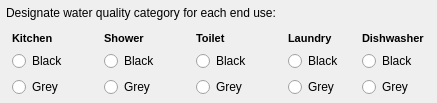
                         <widget class="QWidget" name="res_enduse_wwwidget" native="true">
                          <property name="minimumSize">
                           <size>
                            <width>0</width>
                            <height>0</height>
                           </size>
                          </property>
                          <layout class="QGridLayout" name="gridLayout_11">
                           <property name="leftMargin">
                            <number>6</number>
                           </property>
                           <property name="topMargin">
                            <number>6</number>
                           </property>
                           <property name="rightMargin">
                            <number>6</number>
                           </property>
                           <property name="bottomMargin">
                            <number>6</number>
                           </property>
                           <item row="0" column="0" colspan="3">
                            <widget class="QLabel" name="res_enduse_wwlbl">
                             <property name="whatsThis">
                              <string>Estimate of the annual irrigation volume per hectare</string>
                             </property>
                             <property name="text">
                              <string>Designate water quality category for each end use:</string>
                             </property>
                            </widget>
                           </item>
                           <item row="1" column="0">
                            <widget class="QWidget" name="kitchen_ww" native="true">
                             <layout class="QVBoxLayout" name="verticalLayout_12">
                              <property name="spacing">
                               <number>6</number>
                              </property>
                              <property name="leftMargin">
                               <number>6</number>
                              </property>
                              <property name="topMargin">
                               <number>6</number>
                              </property>
                              <property name="rightMargin">
                               <number>6</number>
                              </property>
                              <property name="bottomMargin">
                               <number>0</number>
                              </property>
                              <item>
                               <widget class="QLabel" name="kitchen_wwlbl">
                                <property name="whatsThis">
                                 <string>Kitchen = kitchen tap, water for cooking and washing up. Demand is calculated from both tap and partly from dishwasher using values from AS6400 unless otherwise customized.</string>
                                </property>
                                <property name="text">
                                 <string>&lt;!DOCTYPE HTML PUBLIC &quot;-//W3C//DTD HTML 4.0//EN&quot; &quot;http://www.w3.org/TR/REC-html40/strict.dtd&quot;&gt;
&lt;html&gt;&lt;head&gt;&lt;meta name=&quot;qrichtext&quot; content=&quot;1&quot; /&gt;&lt;style type=&quot;text/css&quot;&gt;
p, li { white-space: pre-wrap; }
&lt;/style&gt;&lt;/head&gt;&lt;body style=&quot; font-family:'MS Shell Dlg 2'; font-size:8pt; font-weight:400; font-style:normal;&quot;&gt;
&lt;p style=&quot; margin-top:0px; margin-bottom:0px; margin-left:0px; margin-right:0px; -qt-block-indent:0; text-indent:0px;&quot;&gt;&lt;span style=&quot; font-weight:600;&quot;&gt;Kitchen&lt;/span&gt;&lt;/p&gt;&lt;/body&gt;&lt;/html&gt;</string>
                                </property>
                               </widget>
                              </item>
                              <item>
                               <widget class="QRadioButton" name="kitchen_blackradio">
                                <property name="text">
                                 <string>Black</string>
                                </property>
                               </widget>
                              </item>
                              <item>
                               <widget class="QRadioButton" name="kitchen_greyradio">
                                <property name="text">
                                 <string>Grey</string>
                                </property>
                               </widget>
                              </item>
                             </layout>
                            </widget>
                           </item>
                           <item row="1" column="1">
                            <widget class="QWidget" name="shower_ww" native="true">
                             <layout class="QVBoxLayout" name="verticalLayout_13">
                              <property name="spacing">
                               <number>6</number>
                              </property>
                              <property name="leftMargin">
                               <number>6</number>
                              </property>
                              <property name="topMargin">
                               <number>6</number>
                              </property>
                              <property name="rightMargin">
                               <number>6</number>
                              </property>
                              <property name="bottomMargin">
                               <number>0</number>
                              </property>
                              <item>
                               <widget class="QLabel" name="shower_wwlbl">
                                <property name="whatsThis">
                                 <string>Kitchen = kitchen tap, water for cooking and washing up. Demand is calculated from both tap and partly from dishwasher using values from AS6400 unless otherwise customized.</string>
                                </property>
                                <property name="text">
                                 <string>&lt;!DOCTYPE HTML PUBLIC &quot;-//W3C//DTD HTML 4.0//EN&quot; &quot;http://www.w3.org/TR/REC-html40/strict.dtd&quot;&gt;
&lt;html&gt;&lt;head&gt;&lt;meta name=&quot;qrichtext&quot; content=&quot;1&quot; /&gt;&lt;style type=&quot;text/css&quot;&gt;
p, li { white-space: pre-wrap; }
&lt;/style&gt;&lt;/head&gt;&lt;body style=&quot; font-family:'MS Shell Dlg 2'; font-size:8pt; font-weight:400; font-style:normal;&quot;&gt;
&lt;p style=&quot; margin-top:0px; margin-bottom:0px; margin-left:0px; margin-right:0px; -qt-block-indent:0; text-indent:0px;&quot;&gt;&lt;span style=&quot; font-weight:600;&quot;&gt;Shower&lt;/span&gt;&lt;/p&gt;&lt;/body&gt;&lt;/html&gt;</string>
                                </property>
                               </widget>
                              </item>
                              <item>
                               <widget class="QRadioButton" name="shower_blackradio">
                                <property name="text">
                                 <string>Black</string>
                                </property>
                               </widget>
                              </item>
                              <item>
                               <widget class="QRadioButton" name="shower_greyradio">
                                <property name="text">
                                 <string>Grey</string>
                                </property>
                               </widget>
                              </item>
                             </layout>
                            </widget>
                           </item>
                           <item row="1" column="3">
                            <widget class="QWidget" name="laundry_ww" native="true">
                             <layout class="QVBoxLayout" name="verticalLayout_15">
                              <property name="spacing">
                               <number>6</number>
                              </property>
                              <property name="leftMargin">
                               <number>6</number>
                              </property>
                              <property name="topMargin">
                               <number>6</number>
                              </property>
                              <property name="rightMargin">
                               <number>6</number>
                              </property>
                              <property name="bottomMargin">
                               <number>0</number>
                              </property>
                              <item>
                               <widget class="QLabel" name="laundry_wwlbl">
                                <property name="whatsThis">
                                 <string>Kitchen = kitchen tap, water for cooking and washing up. Demand is calculated from both tap and partly from dishwasher using values from AS6400 unless otherwise customized.</string>
                                </property>
                                <property name="text">
                                 <string>&lt;!DOCTYPE HTML PUBLIC &quot;-//W3C//DTD HTML 4.0//EN&quot; &quot;http://www.w3.org/TR/REC-html40/strict.dtd&quot;&gt;
&lt;html&gt;&lt;head&gt;&lt;meta name=&quot;qrichtext&quot; content=&quot;1&quot; /&gt;&lt;style type=&quot;text/css&quot;&gt;
p, li { white-space: pre-wrap; }
&lt;/style&gt;&lt;/head&gt;&lt;body style=&quot; font-family:'MS Shell Dlg 2'; font-size:8pt; font-weight:400; font-style:normal;&quot;&gt;
&lt;p style=&quot; margin-top:0px; margin-bottom:0px; margin-left:0px; margin-right:0px; -qt-block-indent:0; text-indent:0px;&quot;&gt;&lt;span style=&quot; font-weight:600;&quot;&gt;Laundry&lt;/span&gt;&lt;/p&gt;&lt;/body&gt;&lt;/html&gt;</string>
                                </property>
                               </widget>
                              </item>
                              <item>
                               <widget class="QRadioButton" name="laundry_blackradio">
                                <property name="text">
                                 <string>Black</string>
                                </property>
                               </widget>
                              </item>
                              <item>
                               <widget class="QRadioButton" name="laundry_greyradio">
                                <property name="text">
                                 <string>Grey</string>
                                </property>
                               </widget>
                              </item>
                             </layout>
                            </widget>
                           </item>
                           <item row="1" column="2">
                            <widget class="QWidget" name="toilet_ww" native="true">
                             <layout class="QVBoxLayout" name="verticalLayout_14">
                              <property name="spacing">
                               <number>6</number>
                              </property>
                              <property name="leftMargin">
                               <number>6</number>
                              </property>
                              <property name="topMargin">
                               <number>6</number>
                              </property>
                              <property name="rightMargin">
                               <number>6</number>
                              </property>
                              <property name="bottomMargin">
                               <number>0</number>
                              </property>
                              <item>
                               <widget class="QLabel" name="toilet_wwlbl">
                                <property name="whatsThis">
                                 <string>Kitchen = kitchen tap, water for cooking and washing up. Demand is calculated from both tap and partly from dishwasher using values from AS6400 unless otherwise customized.</string>
                                </property>
                                <property name="text">
                                 <string>&lt;!DOCTYPE HTML PUBLIC &quot;-//W3C//DTD HTML 4.0//EN&quot; &quot;http://www.w3.org/TR/REC-html40/strict.dtd&quot;&gt;
&lt;html&gt;&lt;head&gt;&lt;meta name=&quot;qrichtext&quot; content=&quot;1&quot; /&gt;&lt;style type=&quot;text/css&quot;&gt;
p, li { white-space: pre-wrap; }
&lt;/style&gt;&lt;/head&gt;&lt;body style=&quot; font-family:'MS Shell Dlg 2'; font-size:8pt; font-weight:400; font-style:normal;&quot;&gt;
&lt;p style=&quot; margin-top:0px; margin-bottom:0px; margin-left:0px; margin-right:0px; -qt-block-indent:0; text-indent:0px;&quot;&gt;&lt;span style=&quot; font-weight:600;&quot;&gt;Toilet&lt;/span&gt;&lt;/p&gt;&lt;/body&gt;&lt;/html&gt;</string>
                                </property>
                               </widget>
                              </item>
                              <item>
                               <widget class="QRadioButton" name="toilet_blackradio">
                                <property name="text">
                                 <string>Black</string>
                                </property>
                               </widget>
                              </item>
                              <item>
                               <widget class="QRadioButton" name="toilet_greyradio">
                                <property name="text">
                                 <string>Grey</string>
                                </property>
                               </widget>
                              </item>
                             </layout>
                            </widget>
                           </item>
                           <item row="1" column="4">
                            <widget class="QWidget" name="dish_ww" native="true">
                             <layout class="QVBoxLayout" name="verticalLayout_16">
                              <property name="spacing">
                               <number>6</number>
                              </property>
                              <property name="leftMargin">
                               <number>6</number>
                              </property>
                              <property name="topMargin">
                               <number>6</number>
                              </property>
                              <property name="rightMargin">
                               <number>6</number>
                              </property>
                              <property name="bottomMargin">
                               <number>0</number>
                              </property>
                              <item>
                               <widget class="QLabel" name="dish_wwlbl">
                                <property name="whatsThis">
                                 <string>Kitchen = kitchen tap, water for cooking and washing up. Demand is calculated from both tap and partly from dishwasher using values from AS6400 unless otherwise customized.</string>
                                </property>
                                <property name="text">
                                 <string>&lt;!DOCTYPE HTML PUBLIC &quot;-//W3C//DTD HTML 4.0//EN&quot; &quot;http://www.w3.org/TR/REC-html40/strict.dtd&quot;&gt;
&lt;html&gt;&lt;head&gt;&lt;meta name=&quot;qrichtext&quot; content=&quot;1&quot; /&gt;&lt;style type=&quot;text/css&quot;&gt;
p, li { white-space: pre-wrap; }
&lt;/style&gt;&lt;/head&gt;&lt;body style=&quot; font-family:'MS Shell Dlg 2'; font-size:8pt; font-weight:400; font-style:normal;&quot;&gt;
&lt;p style=&quot; margin-top:0px; margin-bottom:0px; margin-left:0px; margin-right:0px; -qt-block-indent:0; text-indent:0px;&quot;&gt;&lt;span style=&quot; font-weight:600;&quot;&gt;Dishwasher&lt;/span&gt;&lt;/p&gt;&lt;/body&gt;&lt;/html&gt;</string>
                                </property>
                               </widget>
                              </item>
                              <item>
                               <widget class="QRadioButton" name="dish_blackradio">
                                <property name="text">
                                 <string>Black</string>
                                </property>
                               </widget>
                              </item>
                              <item>
                               <widget class="QRadioButton" name="dish_greyradio">
                                <property name="text">
                                 <string>Grey</string>
                                </property>
                               </widget>
                              </item>
                             </layout>
                            </widget>
                           </item>
                          </layout>
                         </widget>
